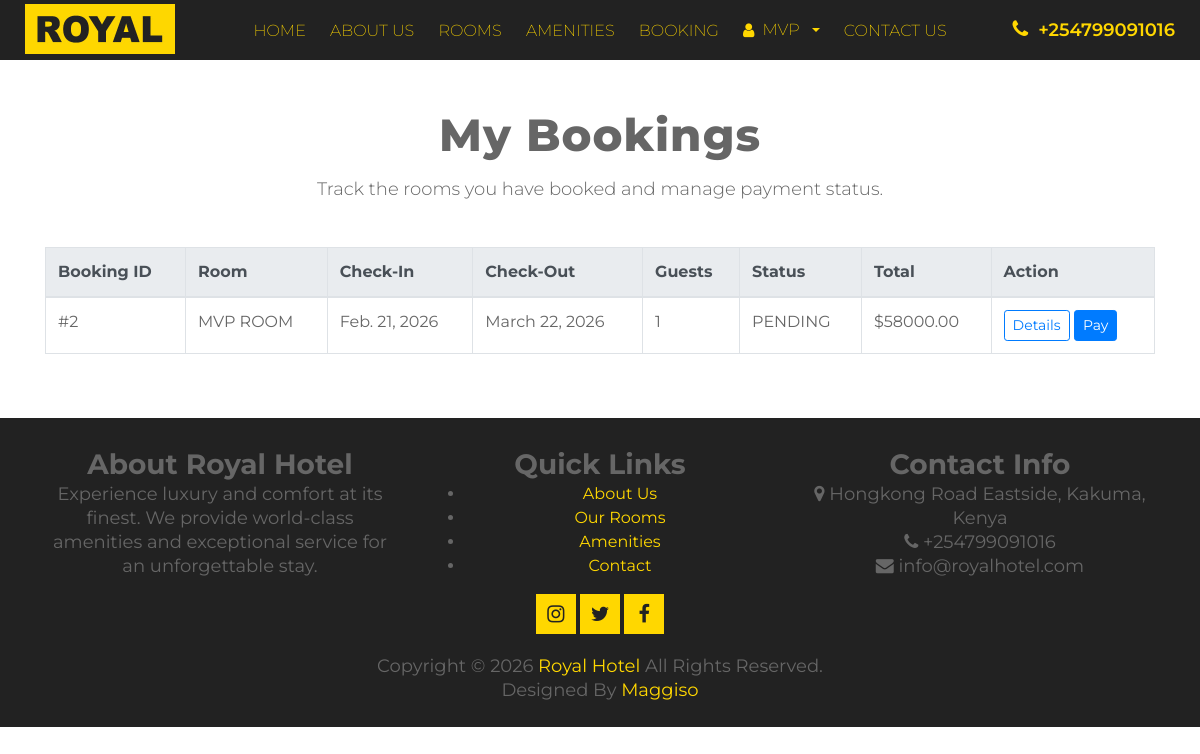
The page /my-bookings/ (signed in) on the database as committed earlier.
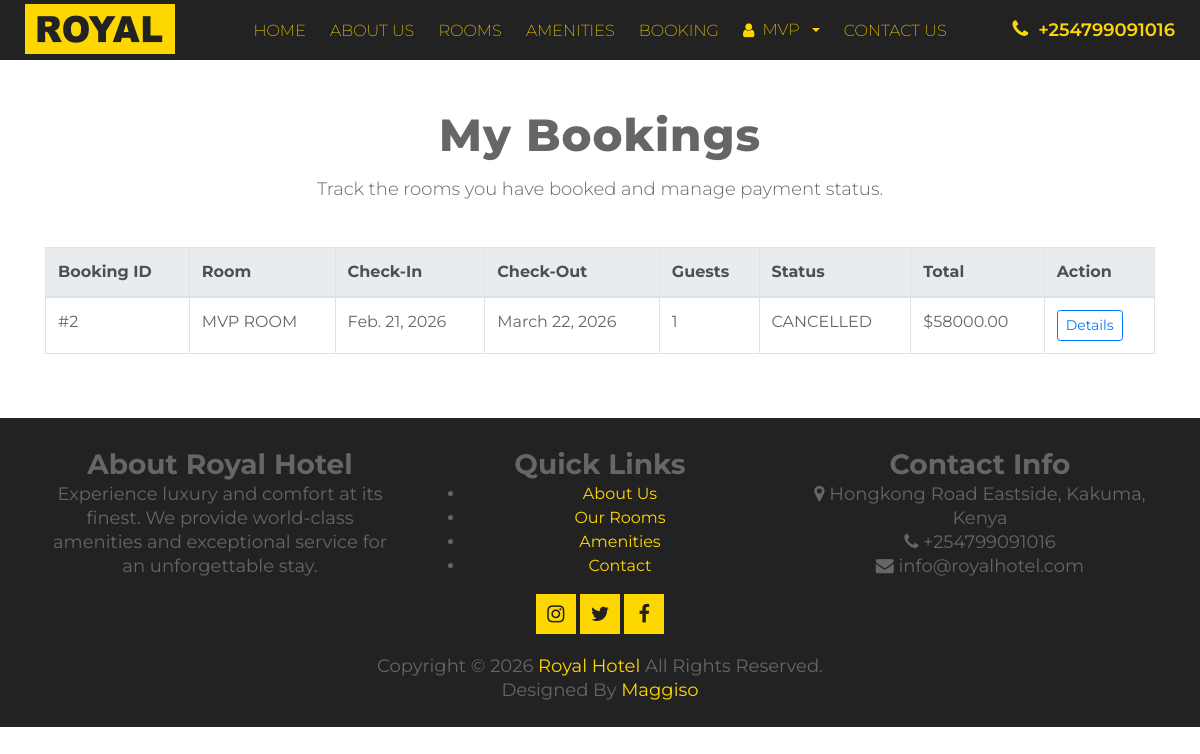
The same page on the database as committed later.
### booking/models.py (models this page shows, shortened)
class Booking(models.Model):
    BOOKING_STATUS = (
        ('PENDING', 'Pending'),
        ('CONFIRMED', 'Confirmed'),
        ('CANCELLED', 'Cancelled'),
        ('COMPLETED', 'Completed'),
    )
    user = models.ForeignKey(User, on_delete=models.CASCADE, null=True, blank=True)
    room = models.ForeignKey(Room, on_delete=models.CASCADE, null=True, blank=True)
    first_name = models.CharField(max_length=50)
    last_name = models.CharField(max_length=50)
    mobile = models.CharField(max_length=15)
    email = models.EmailField()
    check_in = models.DateField()
    check_out = models.DateField()
    guests = models.IntegerField(default=1)
    special_request = models.TextField(blank=True, null=True)
    status = models.CharField(max_length=20, choices=BOOKING_STATUS, default='PENDING')
    total_price = models.DecimalField(max_digits=10, decimal_places=2, null=True, blank=True)
    created_at = models.DateTimeField(auto_now_add=True)
    updated_at = models.DateTimeField(auto_now=True)

class Room(models.Model):
    ROOM_CATEGORIES = (
        ('STD', 'Standard'),
        ('PRE', 'Premium'),
        ('SLV', 'Silver'),
        ('DLX', 'Deluxe'),
        ('EXE', 'Executive'),
    )
    title = models.CharField(max_length=100)
    category = models.CharField(max_length=3, choices=ROOM_CATEGORIES)
    description = models.TextField()
    price = models.DecimalField(max_digits=10, decimal_places=2)
    size = models.IntegerField(help_text="Size in sq ft")
    beds = models.CharField(max_length=50, help_text="e.g. 2 Single(s)")
    image = models.ImageField(upload_to='room/', blank=True, null=True)
    available = models.BooleanField(default=True)
    capacity = models.IntegerField(default=2, help_text="Max guests")

### booking/views.py (the view)
# urls.py: path('my-bookings/', views.my_bookings_view, name='my_bookings'),
@login_required(login_url='login')
def my_bookings_view(request):
    _mark_completed_bookings()
    bookings = Booking.objects.filter(user=request.user).select_related('room').order_by('-created_at')
    return render(request, 'my_bookings.html', {'bookings': bookings})

### booking/views.py (called while the page is built)
def _mark_completed_bookings():
    today = datetime.now().date()
    try:
        Booking.objects.filter(
            status='CONFIRMED',
            check_out__lte=today,
        ).update(status='COMPLETED')
    except (ProgrammingError, OperationalError):
        return

### templates/my_bookings.html
{% extends 'base.html' %}
{% block content %}
<div class="container py-5">
    <div class="section-header">
        <h2>My Bookings</h2>
        <p>Track the rooms you have booked and manage payment status.</p>
    </div>
    <div class="row">
        <div class="col-12">
            <div class="table-responsive">
                <table class="table table-bordered table-hover bg-white">
                    <thead class="thead-light">
                        <tr>
                            <th>Booking ID</th>
                            <th>Room</th>
                            <th>Check-In</th>
                            <th>Check-Out</th>
                            <th>Guests</th>
                            <th>Status</th>
                            <th>Total</th>
                            <th>Action</th>
                        </tr>
                    </thead>
                    <tbody>
                        {% for booking in bookings %}
                        <tr>
                            <td>#{{ booking.id }}</td>
                            <td>{{ booking.room.title|default:"-" }}</td>
                            <td>{{ booking.check_in }}</td>
                            <td>{{ booking.check_out }}</td>
                            <td>{{ booking.guests }}</td>
                            <td>{{ booking.status }}</td>
                            <td>
                                {% if booking.total_price %}
                                    ${{ booking.total_price }}
                                {% else %}
                                    -
                                {% endif %}
                            </td>
                            <td>
                                <a class="btn btn-sm btn-outline-primary" href="{% url 'booking_confirmation' booking.id %}">Details</a>
                                {% if booking.status == 'PENDING' %}
                                <a class="btn btn-sm btn-primary" href="{% url 'payment_page' booking.id %}">Pay</a>
                                {% endif %}
                            </td>
                        </tr>
                        {% empty %}
                        <tr>
                            <td colspan="8" class="text-center py-4">You have no bookings yet.</td>
                        </tr>
                        {% endfor %}
                    </tbody>
                </table>
            </div>
        </div>
    </div>
</div>
{% endblock %}

### templates/base.html (shortened to what this page needs)
{% load static %}
<!DOCTYPE html>
<html lang="en">
<head>
    <link href="{% static 'vendor/bootstrap/css/bootstrap.min.css' %}" rel="stylesheet">
    <link href="{% static 'vendor/font-awesome/css/font-awesome.min.css' %}" rel="stylesheet">
    <link href="{% static 'vendor/animate/animate.min.css' %}" rel="stylesheet">
    <link href="{% static 'vendor/slick/slick.css' %}" rel="stylesheet">
    <link href="{% static 'vendor/slick/slick-theme.css' %}" rel="stylesheet">
    <link href="{% static 'vendor/tempusdominus/css/tempusdominus-bootstrap-4.min.css' %}" rel="stylesheet" />
    <link href="{% static 'css/hover-style.css' %}" rel="stylesheet">
    <link href="{% static 'css/style.css' %}" rel="stylesheet">
</head>
<body>
    <header id="header">
        <a href="{% url 'index' %}" class="logo">
            <img src="{% static 'img/logo.jpg' %}" alt="Royal Hotel Logo">
        </a>
        <div class="phone"><i class="fa fa-phone"></i>+254799091016</div>
        <nav class="main-menu top-menu">
            <ul>
                <li class="{% if request.resolver_match.url_name == 'index' %} active{% endif %}">
                    <a href="{% url 'index' %}">Home</a>
                </li>
                <li class="{% if request.resolver_match.url_name == 'about' %} active{% endif %}">
                    <a href="{% url 'about' %}">About Us</a>
                </li>
                <li class="{% if request.resolver_match.url_name == 'room_list' or request.resolver_match.url_name == 'room_detail' %}active{% endif %}">
                    <a href="{% url 'room_list' %}">Rooms</a>
                </li>
                <li class="{% if request.resolver_match.url_name == 'amenities' %}active{% endif %}">
                    <a href="{% url 'amenities' %}">Amenities</a>
                </li>
                <li class="{% if request.resolver_match.url_name == 'booking' or request.resolver_match.url_name == 'booking_confirmation' %}active{% endif %}">
                    <a href="{% url 'booking' %}">Booking</a>
                </li>
                {% if user.is_authenticated %}
                <li class="nav-item dropdown {% if request.resolver_match.url_name == 'profile' or request.resolver_match.url_name == 'my_bookings' or request.resolver_match.url_name == 'admin_users' or request.resolver_match.url_name == 'admin_payments' or request.resolver_match.url_name == 'admin_booked_rooms' %}active{% endif %}">
                    <a class="nav-link dropdown-toggle" href="#" id="userDropdown" role="button" data-toggle="dropdown" aria-haspopup="true" aria-expanded="false">
                        <i class="fa fa-user"></i> {{ user.first_name|default:user.username }}
                    </a>
                </li>
                {% endif %}
                <li class="{% if request.resolver_match.url_name == 'contact' %}active{% endif %}">
                    <a href="{% url 'contact' %}">Contact Us</a>
                </li>
            </ul>
        </nav>
    </header>
    <main>
        {% block content %}
        {% endblock %}
    </main>
    <div id="footer">
        <div class="container">
            <div class="row">
                <div class="col-md-4">
                    <div class="footer-widget">
                        <h3>About Royal Hotel</h3>
                        <p>Experience luxury and comfort at its finest. We provide world-class amenities and exceptional service for an unforgettable stay.</p>
                    </div>
                </div>
                <div class="col-md-4">
                    <div class="footer-widget">
                        <h3>Quick Links</h3>
                        <ul>
                            <li><a href="{% url 'about' %}">About Us</a></li>
                            <li><a href="{% url 'room_list' %}">Our Rooms</a></li>
                            <li><a href="{% url 'amenities' %}">Amenities</a></li>
                            <li><a href="{% url 'contact' %}">Contact</a></li>
                        </ul>
                    </div>
                </div>
                <div class="col-md-4">
                    <div class="footer-widget">
                        <h3>Contact Info</h3>
                        <p><i class="fa fa-map-marker"></i> Hongkong Road Eastside, Kakuma, Kenya</p>
                        <p><i class="fa fa-phone"></i> +254799091016</p>
                        <p><i class="fa fa-envelope"></i> info@royalhotel.com</p>
                    </div>
                </div>
            </div>
            <div class="row">
                <div class="col-12">
                    <div class="social">
                        <a href="#" class="social-icon"><i class="fa fa-instagram"></i></a>
                        <a href="#" class="social-icon"><i class="fa fa-twitter"></i></a>
                        <a href="#" class="social-icon"><i class="fa fa-facebook-f"></i></a>
                    </div>
                </div>
                <div class="col-12">
                    <p class="copyright">Copyright &#169; {% now "Y" %} <a href="{% url 'index' %}">Royal Hotel</a> All Rights Reserved.</p>
                    <p class="credit">Designed By <a href="https://chanmiabek.netify.app" target="_blank">Maggiso</a></p>
                </div>
            </div>
        </div>
    </div>
</body>
</html>

### static/css/hover-style.css (style rules this page uses)
body { background-color:#f1f1f2 }

### static/css/style.css (style rules this page uses)
* { box-sizing: border-box; }
body { color: #666; font-family: 'Montserrat', sans-serif; font-weight: 400; background: #ffffff; }
a { color: #222222; transition: 0.5s; }
p { color: #666; font-size: 14px; line-height: 24px; padding: 0; margin: 0 0 15px 0; }
h1, h2, h3, h4, h5, h6 { margin: 0; padding: 0; color: #666; font-weight: 700; }
#header { background: #222222; position: relative; height: 60px; }
#header .logo { padding-left: 25px; left: 0; display: inline-block; position: absolute; line-height: 55px; }
#header .logo img { max-height: 50px; }
.main-menu { padding: 0 130px; width: 100%; text-align: center; }
.main-menu ul { list-style-type: none; padding: 0; margin: 0; }
.main-menu ul li { display: inline-block; }
.main-menu ul li:hover a, .main-menu ul li.active a { color: #ffffff; }
.main-menu ul li a { color: #FFD700; text-decoration: none; text-transform: uppercase; font-weight: 200; padding: 0 10px; line-height: 60px; display: block; transition: color .25s ease, background-color .25s ease; }
.mobile-menu .top-menu { display: block; }
.mobile-menu .top-menu ul { padding: 0; }
.mobile-menu .top-menu ul li { display: block; text-align: center; }
.mobile-menu .top-menu ul li a { padding: 0; line-height: 40px; }
.phone { position: absolute; padding-right: 25px; padding-left: 10px; right: 0; color: #FFD700; line-height: 60px; cursor: pointer; transition: color .25s ease; font-size: 18px; font-weight: 600; }
.phone i { padding-right: 10px; font-size: 20px; }
.section-header { position: relative; max-width: 700px; margin: 0 auto; text-align: center; margin-bottom: 45px; }
.section-header h2 { font-size: 45px; font-weight: 800; letter-spacing: 1px; margin-bottom: 15px; }
.section-header p { margin: 0; font-size: 18px; font-weight: 300; line-height: 25px; }
#footer { position: relative; padding: 30px 0 25px 0; text-align: center; background: #222222; }
#footer .social { position: relative; margin-bottom: 20px; }
#footer a { color: #FFD700; }
#footer .social a { display: inline-block; width: 40px; height: 40px; padding: 5px 10px; background: #FFD700; color: #222222; font-size: 20px; }
#footer p { margin: 0; font-size: 18px; }

### templates/base.html (style rules this page uses)
.top-menu .dropdown .dropdown-toggle { display: inline-flex; align-items: center; gap: 8px; padding: 0 10px; line-height: 60px; border: none; border-radius: 0; background: transparent; color: #FFD700; transition: all .2s ease; }
.top-menu .dropdown { position: relative; }

Rows that differ between the two databases and show on the page:
changed Booking "MVP ROOM": status "PENDING" → "CANCELLED"; no longer shows "Pay"
